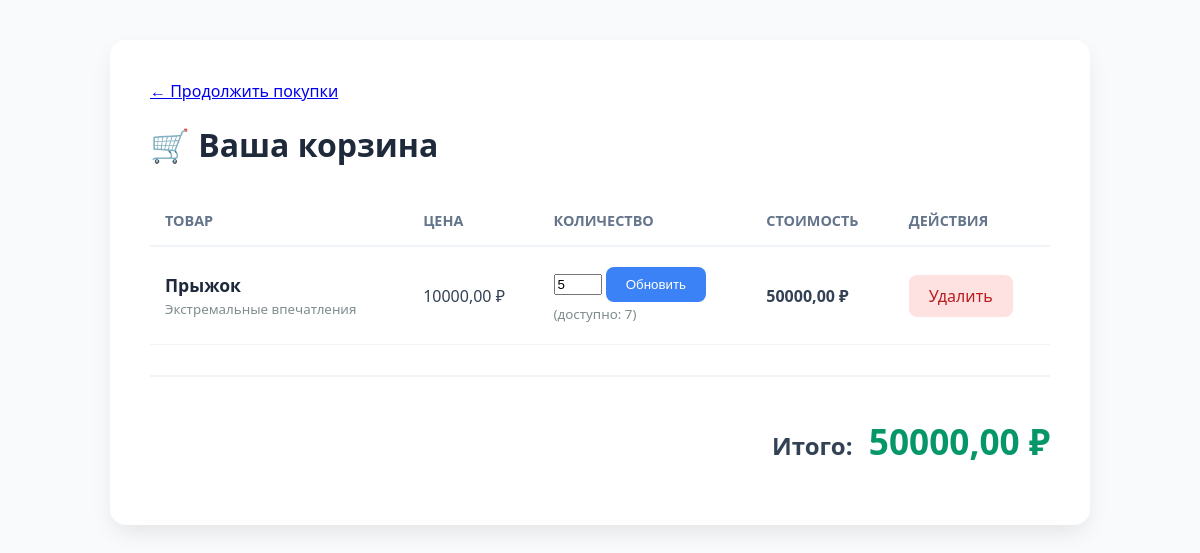
The app's page /cart/ (signed in) with its own data.
### shop/models.py (models this page shows, shortened)
class CartItem(models.Model):
    cart = models.ForeignKey(Cart, on_delete=models.CASCADE, related_name="cart_items", verbose_name="Корзина")
    product = models.ForeignKey('Product', on_delete=models.CASCADE, verbose_name="Товар")
    quantity = models.PositiveIntegerField(default=1, verbose_name="Количество")
    def item_total_price(self):
        return self.product.price * self.quantity
    class Meta:
        verbose_name = "Элемент корзины"
        verbose_name_plural = "Элементы корзины"

class Product(models.Model):
    name = models.CharField(max_length=200, verbose_name="Название товара")
    description = models.TextField(verbose_name="Описание")
    photo = models.ImageField(
        upload_to='products/',  # ← Важно: папка внутри media!
        blank=True,
        null=True,
        verbose_name="Фото"
    )
    price = models.DecimalField(
        max_digits=10,
        decimal_places=2,
        validators=[MinValueValidator(0)],
        verbose_name="Цена"
    )
    stock = models.IntegerField(
        validators=[MinValueValidator(0)],
        verbose_name="Количество на складе"
    )
    category = models.ForeignKey(Category, on_delete=models.CASCADE, verbose_name="Категория")
    manufacturer = models.ForeignKey(Manufacturer, on_delete=models.CASCADE, verbose_name="Производитель")

class Category(models.Model):
    name = models.CharField(max_length=100, verbose_name="Название категории")
    description = models.TextField(blank=True, null=True, verbose_name="Описание категории")

### shop/views.py (the view)
# urls.py: path('cart/', views.cart_view, name='cart'),
@login_required
def cart_view(request):
    cart, created = Cart.objects.get_or_create(user=request.user)
    if created:
        cart_items = []
        total_price = 0
    else:
        cart_items = cart.cart_items.select_related('product').all()
        total_price = cart.total_price
    context = {
        'cart': cart,
        'cart_items': cart_items,
        'total_price': total_price,
    }
    return render(request, 'cart.html', context)

### shop/models.py (called while the page is built)
    @property
    def total_price(self):
        return sum(item.item_total_price() for item in self.cart_items.all())

### shop/templates/cart.html (shortened to what this page needs)
<!DOCTYPE html>
<html>
<head>
</head>
<body>
    <div class="container">
        <a href="{% url 'shop:catalog' %}" class="back-link">← Продолжить покупки</a>
        <h1>🛒 Ваша корзина</h1>
        {% if cart_items %}
        <table>
            <thead>
                <tr>
                    <th>Товар</th>
                    <th>Цена</th>
                    <th>Количество</th>
                    <th>Стоимость</th>
                    <th>Действия</th>
                </tr>
            </thead>
            <tbody>
                {% for item in cart_items %}
                <tr>
                    <td>
                        <div class="product-info">
                            <div>
                                <div class="product-name">{{ item.product.name }}</div>
                                <small style="color: #7f8c8d;">{{ item.product.category.name }}</small>
                            </div>
                        </div>
                    </td>
                    <td>{{ item.product.price }} ₽</td>
                    <td>
                        <form method="post" action="{% url 'shop:update_cart' item.id %}" class="quantity-form">
                            <input type="number" name="quantity" value="{{ item.quantity }}" min="1" max="{{ item.product.stock }}">
                            <button type="submit">Обновить</button>
                        </form>
                        <small style="color: #7f8c8d;">(доступно: {{ item.product.stock }})</small>
                    </td>
                    <td><strong>{{ item.item_total_price }} ₽</strong></td>
                    <td>
                        <a href="{% url 'shop:remove_from_cart' item.id %}"
                           class="btn-remove"
                           onclick="return confirm('Удалить этот товар из корзины?')">
                            Удалить
                        </a>
                    </td>
                </tr>
                {% endfor %}
            </tbody>
        </table>
        <div class="total">
            <h2>Итого: <span class="total-price">{{ total_price }} ₽</span></h2>
        </div>
        {% else %}
        <div class="empty-cart">
            <h2>😕 Ваша корзина пуста</h2>
            <p>Добавьте товары из каталога</p>
            <a href="{% url 'shop:catalog' %}">Перейти к покупкам</a>
        </div>
        {% endif %}
    </div>
</body>
</html>

### shop/templates/cart.html (style rules this page uses)
body { font-family: 'Segoe UI', Roboto, Helvetica, Arial, sans-serif; margin: 0; padding: 40px 20px; background-color: #f8fafc; color: #334155; }
.container { max-width: 900px; margin: 0 auto; background: white; padding: 40px; border-radius: 16px; box-shadow: 0 10px 25px -5px rgba(0,0,0,0.1); }
h1 { color: #1e293b; margin-bottom: 30px; }
table { width: 100%; border-collapse: separate; border-spacing: 0; margin-top: 20px; }
th { text-align: left; padding: 15px; color: #64748b; font-size: 0.9rem; text-transform: uppercase; border-bottom: 2px solid #f1f5f9; }
td { padding: 20px 15px; border-bottom: 1px solid #f1f5f9; }
.product-name { font-weight: 600; color: #1e293b; font-size: 1.1rem; }
.quantity-form button, .btn-remove { transition: all 0.2s ease; border: none; padding: 10px 20px; border-radius: 8px; cursor: pointer; font-weight: 500; }
.quantity-form button { background: #3b82f6; color: white; }
.btn-remove { background: #fee2e2; color: #b91c1c; text-decoration: none; }
.total { text-align: right; margin-top: 30px; padding-top: 20px; border-top: 2px solid #f1f5f9; }
.total-price { color: #059669; font-size: 2.2rem; font-weight: 700; margin-left: 10px; }

### records on screen
CartItem: product.name "Прыжок", product.category.name "Экстремальные впечатления", product.price "10000,00", quantity "5", product.stock "7", item_total_price "50000,00"

### other values on screen
{{ total_price }} "50000,00"
